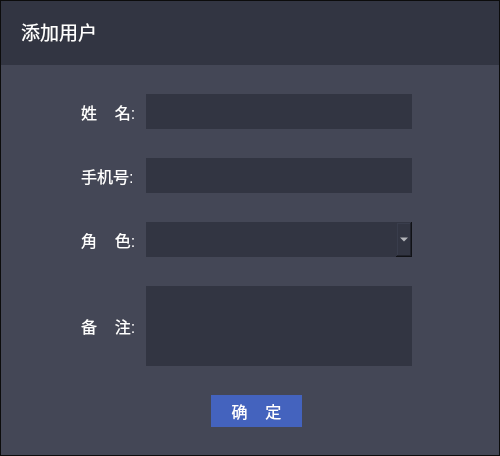
<?xml version="1.0" encoding="UTF-8"?>
<ui version="4.0">
 <class>userAddDialog</class>
 <widget class="QDialog" name="userAddDialog">
  <property name="windowModality">
   <enum>Qt::NonModal</enum>
  </property>
  <property name="geometry">
   <rect>
    <x>0</x>
    <y>0</y>
    <width>500</width>
    <height>456</height>
   </rect>
  </property>
  <property name="minimumSize">
   <size>
    <width>500</width>
    <height>452</height>
   </size>
  </property>
  <property name="maximumSize">
   <size>
    <width>500</width>
    <height>456</height>
   </size>
  </property>
  <property name="contextMenuPolicy">
   <enum>Qt::CustomContextMenu</enum>
  </property>
  <property name="windowTitle">
   <string>添加用户</string>
  </property>
  <property name="windowOpacity">
   <double>1.000000000000000</double>
  </property>
  <property name="autoFillBackground">
   <bool>false</bool>
  </property>
  <property name="styleSheet">
   <string notr="true">QDialog#userAddDialog{
	background-color: rgb(12, 12, 12);
	border-radius:1px;
}</string>
  </property>
  <property name="sizeGripEnabled">
   <bool>false</bool>
  </property>
  <property name="modal">
   <bool>false</bool>
  </property>
  <layout class="QHBoxLayout" name="horizontalLayout">
   <property name="spacing">
    <number>0</number>
   </property>
   <property name="sizeConstraint">
    <enum>QLayout::SetNoConstraint</enum>
   </property>
   <property name="leftMargin">
    <number>0</number>
   </property>
   <property name="topMargin">
    <number>0</number>
   </property>
   <property name="rightMargin">
    <number>0</number>
   </property>
   <property name="bottomMargin">
    <number>0</number>
   </property>
   <item>
    <layout class="QVBoxLayout" name="verticalLayout">
     <property name="spacing">
      <number>0</number>
     </property>
     <property name="leftMargin">
      <number>1</number>
     </property>
     <property name="topMargin">
      <number>1</number>
     </property>
     <property name="rightMargin">
      <number>1</number>
     </property>
     <property name="bottomMargin">
      <number>1</number>
     </property>
     <item>
      <widget class="QGroupBox" name="groupBox">
       <property name="minimumSize">
        <size>
         <width>0</width>
         <height>64</height>
        </size>
       </property>
       <property name="maximumSize">
        <size>
         <width>16777215</width>
         <height>64</height>
        </size>
       </property>
       <property name="styleSheet">
        <string notr="true">background-color: rgb(50,53,66);
color:rgb(255,255,255);
border:none;</string>
       </property>
       <property name="title">
        <string/>
       </property>
       <widget class="QLabel" name="lblTitle">
        <property name="geometry">
         <rect>
          <x>20</x>
          <y>20</y>
          <width>91</width>
          <height>21</height>
         </rect>
        </property>
        <property name="font">
         <font>
          <family>Arial</family>
          <pointsize>14</pointsize>
         </font>
        </property>
        <property name="text">
         <string>添加用户</string>
        </property>
       </widget>
       <widget class="QPushButton" name="btnClose">
        <property name="geometry">
         <rect>
          <x>430</x>
          <y>20</y>
          <width>20</width>
          <height>20</height>
         </rect>
        </property>
        <property name="minimumSize">
         <size>
          <width>20</width>
          <height>20</height>
         </size>
        </property>
        <property name="maximumSize">
         <size>
          <width>20</width>
          <height>20</height>
         </size>
        </property>
        <property name="styleSheet">
         <string notr="true">QPushButton{border-image: url(./Res/叉.png)}</string>
        </property>
        <property name="text">
         <string/>
        </property>
       </widget>
      </widget>
     </item>
     <item>
      <widget class="QGroupBox" name="groupBox_2">
       <property name="minimumSize">
        <size>
         <width>0</width>
         <height>390</height>
        </size>
       </property>
       <property name="maximumSize">
        <size>
         <width>16777215</width>
         <height>390</height>
        </size>
       </property>
       <property name="autoFillBackground">
        <bool>false</bool>
       </property>
       <property name="styleSheet">
        <string notr="true">background-color: rgb(68,71,86);
color:white;
border:none;</string>
       </property>
       <property name="title">
        <string/>
       </property>
       <widget class="QPushButton" name="btnUserAdd">
        <property name="geometry">
         <rect>
          <x>210</x>
          <y>330</y>
          <width>91</width>
          <height>32</height>
         </rect>
        </property>
        <property name="minimumSize">
         <size>
          <width>91</width>
          <height>32</height>
         </size>
        </property>
        <property name="maximumSize">
         <size>
          <width>91</width>
          <height>30</height>
         </size>
        </property>
        <property name="font">
         <font>
          <family>Arial</family>
          <pointsize>12</pointsize>
         </font>
        </property>
        <property name="styleSheet">
         <string notr="true">background-color: rgb(68,99,190);</string>
        </property>
        <property name="text">
         <string>确    定</string>
        </property>
       </widget>
       <widget class="QWidget" name="layoutWidget">
        <property name="geometry">
         <rect>
          <x>80</x>
          <y>10</y>
          <width>331</width>
          <height>311</height>
         </rect>
        </property>
        <layout class="QGridLayout" name="gridLayout">
         <property name="spacing">
          <number>10</number>
         </property>
         <item row="2" column="0">
          <widget class="QLabel" name="label_4">
           <property name="font">
            <font>
             <family>Arial</family>
             <pointsize>12</pointsize>
            </font>
           </property>
           <property name="layoutDirection">
            <enum>Qt::RightToLeft</enum>
           </property>
           <property name="text">
            <string>角    色:</string>
           </property>
          </widget>
         </item>
         <item row="0" column="0">
          <widget class="QLabel" name="label_2">
           <property name="font">
            <font>
             <family>Arial</family>
             <pointsize>12</pointsize>
            </font>
           </property>
           <property name="layoutDirection">
            <enum>Qt::RightToLeft</enum>
           </property>
           <property name="text">
            <string>姓    名:</string>
           </property>
          </widget>
         </item>
         <item row="2" column="1">
          <widget class="QComboBox" name="cbxRole">
           <property name="minimumSize">
            <size>
             <width>0</width>
             <height>35</height>
            </size>
           </property>
           <property name="maximumSize">
            <size>
             <width>16777215</width>
             <height>35</height>
            </size>
           </property>
           <property name="font">
            <font>
             <family>Arial</family>
             <pointsize>12</pointsize>
            </font>
           </property>
           <property name="styleSheet">
            <string notr="true">background-color: rgb(50,53,66);</string>
           </property>
          </widget>
         </item>
         <item row="0" column="1">
          <widget class="QLineEdit" name="txtUserName">
           <property name="maximumSize">
            <size>
             <width>16777215</width>
             <height>35</height>
            </size>
           </property>
           <property name="font">
            <font>
             <family>Arial</family>
             <pointsize>12</pointsize>
            </font>
           </property>
           <property name="styleSheet">
            <string notr="true">background-color: rgb(50,53,66);</string>
           </property>
           <property name="text">
            <string/>
           </property>
          </widget>
         </item>
         <item row="1" column="1">
          <widget class="QLineEdit" name="txtPhone">
           <property name="minimumSize">
            <size>
             <width>0</width>
             <height>35</height>
            </size>
           </property>
           <property name="maximumSize">
            <size>
             <width>16777215</width>
             <height>35</height>
            </size>
           </property>
           <property name="font">
            <font>
             <family>Arial</family>
             <pointsize>12</pointsize>
            </font>
           </property>
           <property name="styleSheet">
            <string notr="true">background-color: rgb(50,53,66);</string>
           </property>
           <property name="text">
            <string/>
           </property>
          </widget>
         </item>
         <item row="1" column="0">
          <widget class="QLabel" name="label_3">
           <property name="font">
            <font>
             <family>Arial</family>
             <pointsize>12</pointsize>
            </font>
           </property>
           <property name="layoutDirection">
            <enum>Qt::RightToLeft</enum>
           </property>
           <property name="text">
            <string>手机号:</string>
           </property>
          </widget>
         </item>
         <item row="3" column="0">
          <widget class="QLabel" name="label_5">
           <property name="font">
            <font>
             <family>Arial</family>
             <pointsize>12</pointsize>
            </font>
           </property>
           <property name="layoutDirection">
            <enum>Qt::RightToLeft</enum>
           </property>
           <property name="text">
            <string>备    注:</string>
           </property>
          </widget>
         </item>
         <item row="3" column="1">
          <widget class="QPlainTextEdit" name="txtComment">
           <property name="minimumSize">
            <size>
             <width>0</width>
             <height>80</height>
            </size>
           </property>
           <property name="maximumSize">
            <size>
             <width>16777215</width>
             <height>80</height>
            </size>
           </property>
           <property name="font">
            <font>
             <family>Arial</family>
             <pointsize>12</pointsize>
            </font>
           </property>
           <property name="styleSheet">
            <string notr="true">background-color: rgb(50,53,66);</string>
           </property>
          </widget>
         </item>
        </layout>
       </widget>
      </widget>
     </item>
    </layout>
   </item>
  </layout>
 </widget>
 <resources/>
 <connections/>
</ui>
